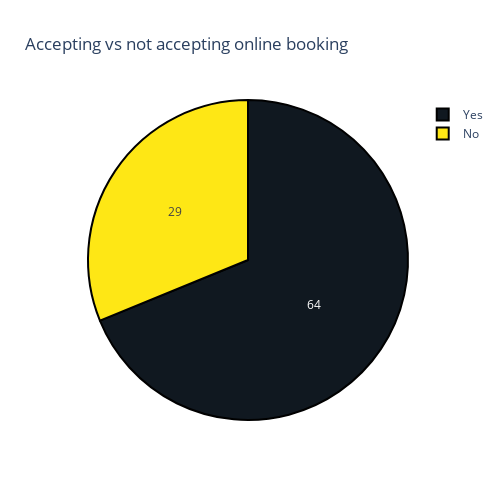

Notebook source saved alongside this figure:
### Code cell
#Restraunts having table booking facility tend to attract more customers and maximize their rating
infered_book = 0 
for i in infered_results:
    if i[1][4] == 'Yes':
        infered_book = infered_book + 1
labels = ['Yes','No']
values = [infered_book, len(infered_results)-infered_book]
colors = ['#101820FF', '#FEE715FF']

trace=go.Pie(labels=labels,values=values,textinfo="value",
            marker=dict(colors=colors, 
                           line=dict(color='#000000', width=2)))
layout=go.Layout(title="Accepting vs not accepting online booking",width=500,height=500)
fig=go.Figure(data=[trace],layout=layout)
py.iplot(fig, filename='pie_chart_subplots')

### Figure 1 — Plotly figure (JSON) as saved in the notebook; plotly's stock layout.template omitted (floating-point values rounded to 4 significant figures)
{"data": [{"labels": ["Yes", "No"], "marker": {"colors": ["#101820FF", "#FEE715FF"], "line": {"color": "#000000", "width": 2}}, "textinfo": "value", "type": "pie", "values": [64, 29]}], "layout": {"height": 500, "title": {"text": "Accepting vs not accepting online booking"}, "width": 500}}
